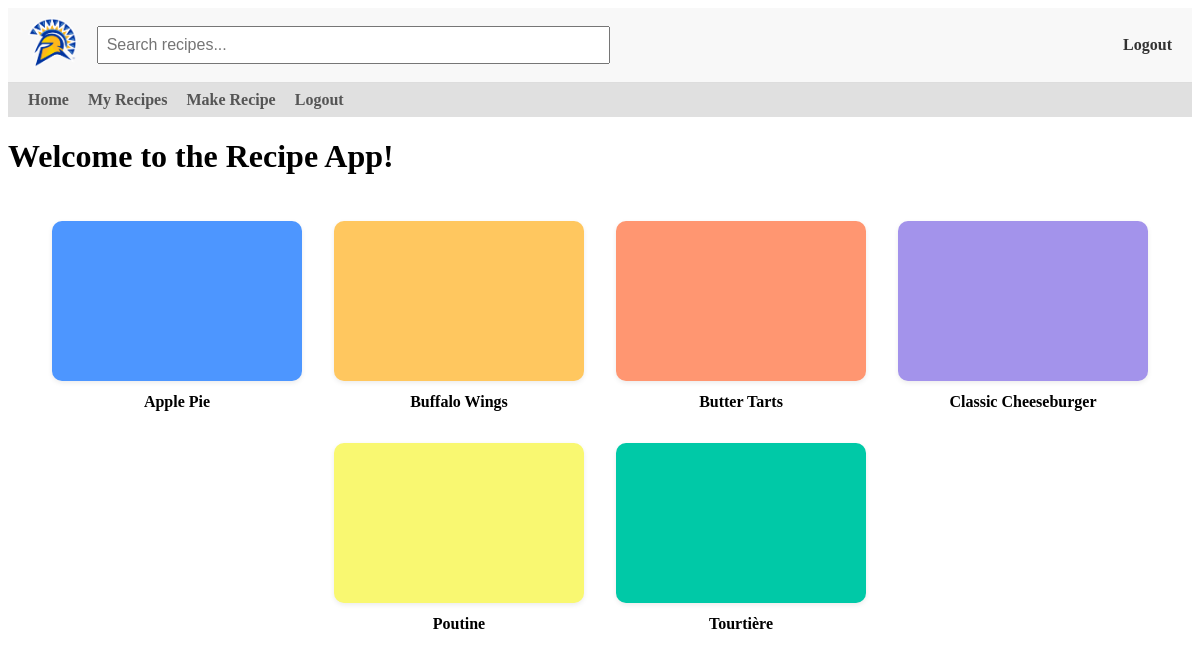
Screenshot of / (signed in) with the database file from the repository.
### models.py (models this page shows)
class Recipe(db.Model):
    id = db.Column(db.Integer, primary_key=True)
    title = db.Column(db.String(100), nullable=False)
    description = db.Column(db.Text, nullable=False)
    ingredients = db.Column(db.Text, nullable=True)
    instructions = db.Column(db.Text, nullable=True)
    image_filename = db.Column(db.String(120), nullable=True)
    created = db.Column(db.DateTime, default=get_local_time)
    user_id = db.Column(db.Integer, db.ForeignKey('user.id'), nullable=False)
    user = db.relationship('User', backref=db.backref('user_recipes', lazy=True))

### app.py (the view)
@app.route('/', methods=['GET','POST'])
def home():
    recipes = Recipe.query.order_by(Recipe.title.asc()).all()
    return render_template('home.html', recipes=recipes)

### app.py (called while the page is built)
@login_manager.user_loader
def load_user(user_id):
    return User.query.get(int(user_id))

@app.context_processor
def inject_user():
    return dict(current_user=current_user)

### templates/home.html (shortened to what this page needs)
{% extends "base.html" %}
{% block content %}
<h1>Welcome to the Recipe App!</h1>
{% set colors = ['#FF6B6B', '#6BCB77', '#4D96FF', '#FFC75F', '#F9F871', '#A393EB', '#FF9671', '#00C9A7', '#D65DB1', '#845EC2'] %}
<div class="recipe-grid">
    {% for recipe in recipes %}
        {% set has_image = recipe.image_filename is not none %}
        {% set color = colors[recipe.id % colors|length] %}
        <a href="{{ url_for('recipe_details', id=recipe.id) }}"
            class="recipe-card {% if has_image %}has-image{% endif %}">
            <div class="recipe-card-box"
                style="background-color: {% if not has_image %}{{ color }}{% else %}transparent{% endif %};">
            </div>
            <div class="recipe-title">{{ recipe.title }}</div>
        </a>
    {% endfor %}
</div>
{% endblock %}

### templates/home.html (style rules this page uses)
.recipe-grid { display: flex; flex-wrap: wrap; justify-content: center; gap: 32px; padding: 24px; max-width: 1200px; margin: 0 auto; }
.recipe-card { width: 250px; height: auto; text-decoration: none; color: inherit; display: flex; flex-direction: column; align-items: center; }
.recipe-card-box { width: 100%; height: 160px; border-radius: 10px; overflow: hidden; box-shadow: 0 2px 5px rgba(0, 0, 0, 0.08); transition: transform 0.2s ease, box-shadow 0.2s ease; }
.recipe-title { margin-top: 12px; font-weight: bold; font-size: 1em; text-align: center; }

### rows the page displays
Recipe: title "Apple Pie"
Recipe: title "Buffalo Wings"
Recipe: title "Butter Tarts"
Recipe: title "Classic Cheeseburger"
Recipe: title "Poutine"
Recipe: title "Tourtière"
